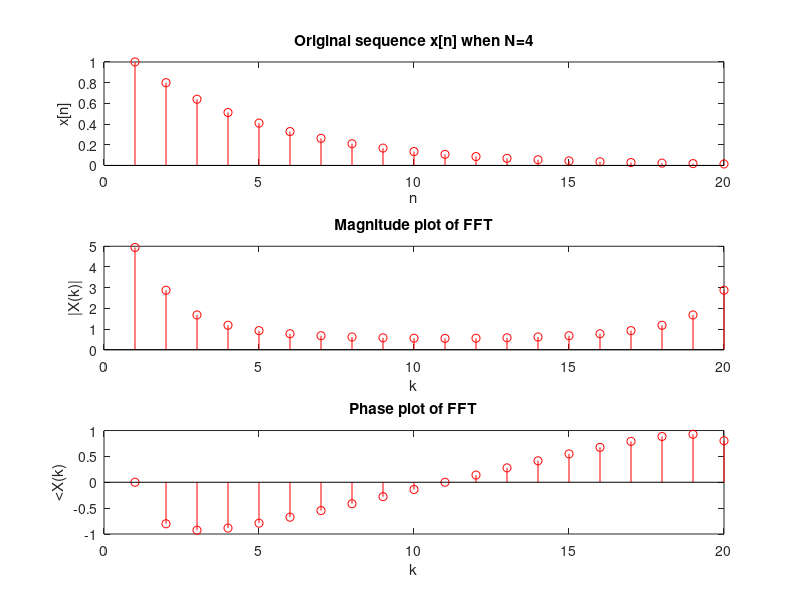

Here is the MATLAB script that generated this plot:
N = 20;
n = 0:N-1;

x = (0.8).^n;
xt = fft(x);

figure();
subplot(3,1,1);
stem(1:length(x),x,'red');
title('Original sequence x[n] when N=4');
xlabel('n');
ylabel('x[n]');
subplot(3,1,2);
stem(1:length(xt),abs(xt),'red');
title('Magnitude plot of FFT');
xlabel('k');
ylabel('|X(k)|');
subplot(3,1,3);
stem(1:length(xt),angle(xt),'red');
title('Phase plot of FFT');
xlabel('k');
ylabel('<X(k)');
